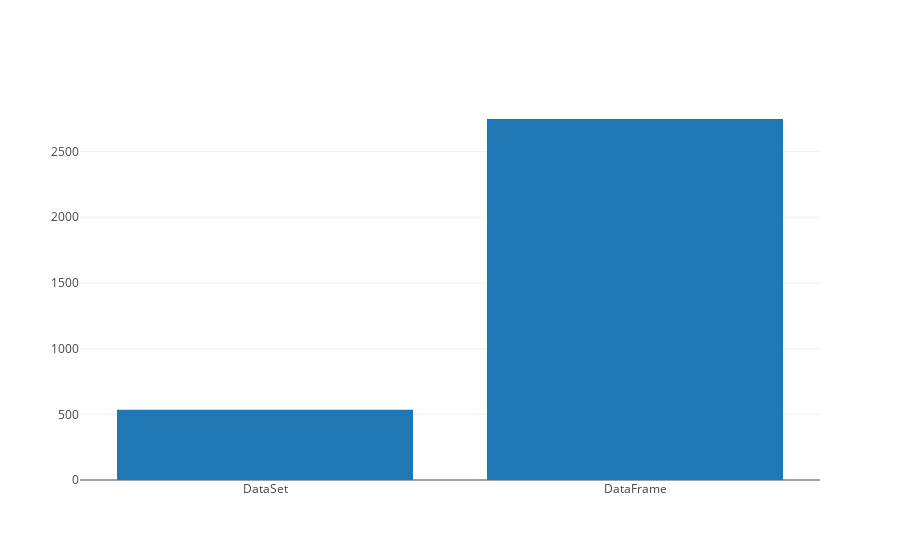

The cell this chart's notebook holds for it:
### Markdown cell above
# Visualización de eficiencia

### Code cell
val (x, y) = Seq(
    "DataSet" -> runWithOutput(megaDS.collect),
    "DataFrame" -> runWithOutput(megaDF.collect),
).unzip

Bar(x, y).plot()

### Figure 1 — Plotly figure (JSON) as saved in the notebook; plotly's stock layout.template omitted (floating-point values rounded to 4 significant figures)
{"data": [{"type": "bar", "x": ["DataSet", "DataFrame"], "y": [534, 2748]}], "layout": {}}
